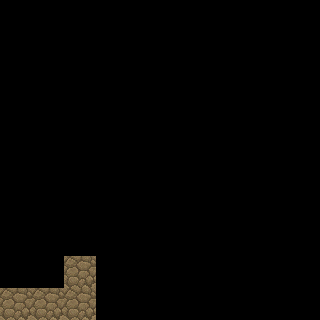

This is a level from a 2D game, rendered from its Tiled map with the project's own tilesets. A one-line summary and the complete map file follow:
An orthogonal 10x10 tile map with 32x32 px tiles, 1 tile layer (Tile Layer 1).

<map version="1.8" tiledversion="1.8.1" orientation="orthogonal" renderorder="right-down" width="10" height="10" tilewidth="32" tileheight="32" infinite="0" nextlayerid="2" nextobjectid="1">
 <tileset firstgid="1" source="tileset.tsx" />
 <layer id="1" name="Tile Layer 1" width="10" height="10">
  <data encoding="csv">
0,0,0,0,0,0,0,0,0,0,
0,0,0,0,0,0,0,0,0,0,
0,0,0,0,0,0,0,0,0,0,
0,0,0,0,0,0,0,0,0,0,
0,0,0,0,0,0,0,0,0,0,
0,0,0,0,0,0,0,0,0,0,
0,0,0,0,0,0,0,0,0,0,
0,0,0,0,0,0,0,0,0,0,
0,0,189,0,0,0,0,0,0,0,
189,189,189,0,0,0,0,0,0,0
</data>
 </layer>
</map>
